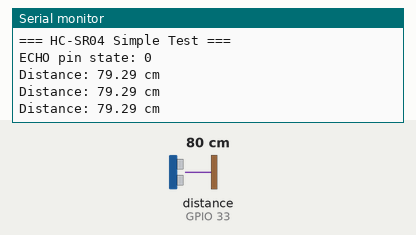
This sketch was run on a simulated ESP32. Parts: the last lines printed to the serial monitor. Wiring (inferred from the names in the program): ultrasonic range finder: trigger GPIO 32; echo GPIO 33. The test bench sets the inputs (shaded band); at power-on: distance to the obstacle (sensor on GPIO 33) 80 cm. The echo pulse lasts 58.3 µs per cm.

Above: at 1.7 s.
1.8 s: distance to the obstacle (sensor on GPIO 33) set to 2 cm
At 2.4 s:
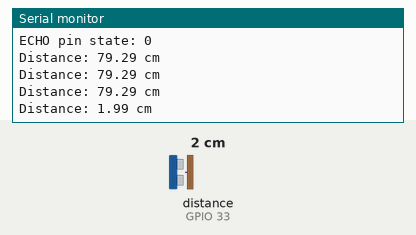
3.3 s: distance to the obstacle (sensor on GPIO 33) set to 4 cm
At 3.9 s:
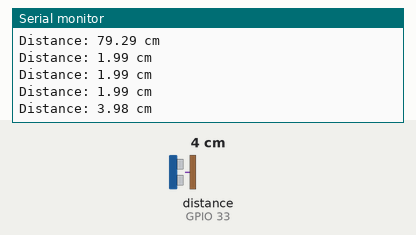
Timing chart, 0 to 6.3 s (numbered marks = the images above; inputs shaded):
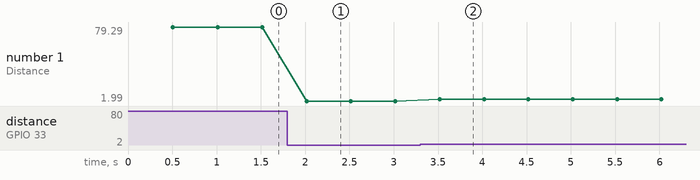

Measured:
- after the input at 1.8 s, the serial monitor: prints a new line after 0.22 s (image 1)
- after the input at 3.3 s, the serial monitor: prints a new line after 0.22 s (image 2)
- plotted number 1: 79.29 → 1.99 after the input at 1.8 s, 1.99 → 3.98 after the input at 3.3 s

The sketch:

ultrasonic_simple.ino
```cpp
/*
 * HC-SR04 Simple Test
 *
 * Wiring (Magicbit NEO extension connector):
 *   VCC  -> 5V
 *   TRIG -> Pin 32
 *   ECHO -> Pin 33
 *   GND  -> GND
 */

#define TRIG_PIN 32
#define ECHO_PIN 33

void setup() {
  Serial.begin(115200);
  pinMode(TRIG_PIN, OUTPUT);
  pinMode(ECHO_PIN, INPUT);
  digitalWrite(TRIG_PIN, LOW);
  delay(500);
  Serial.println("=== HC-SR04 Simple Test ===");
  Serial.print("ECHO pin state: ");
  Serial.println(digitalRead(ECHO_PIN));
}

void loop() {
  // Send trigger pulse
  digitalWrite(TRIG_PIN, LOW);
  delayMicroseconds(5);
  digitalWrite(TRIG_PIN, HIGH);
  delayMicroseconds(10);
  digitalWrite(TRIG_PIN, LOW);

  // Read echo duration (longer timeout)
  long duration = pulseIn(ECHO_PIN, HIGH, 50000);

  if (duration == 0) {
    Serial.println("No echo");
  } else {
    float distance = duration * 0.034 / 2.0;
    Serial.print("Distance: ");
    Serial.print(distance);
    Serial.println(" cm");
  }

  delay(500);
}
```
